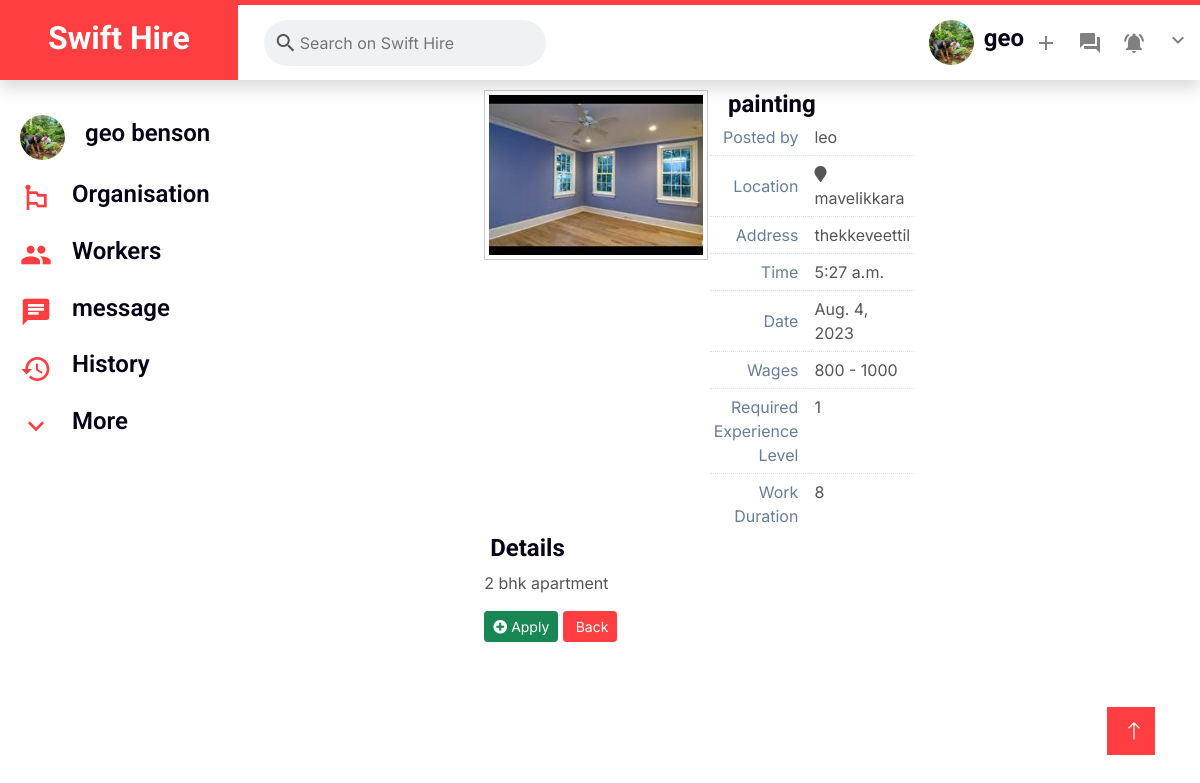
Screenshot of /job_single/10 (signed in) with the database file from the repository.
### main/models.py (models this page shows, shortened)
class Worker(AbstractBaseUser):
    first_name = models.CharField(max_length=150)
    last_name = models.CharField(max_length=150)
    email = models.EmailField()
    username =models.CharField(max_length=100,unique=True)
    password = models.CharField(max_length=128)
    phone_no =models.CharField(max_length=100,unique=True)
    location =models.CharField(max_length=150)
    user_image =models.ImageField(upload_to="workerProfile")
    dob =models.DateField(null=True)
    user_bio=models.CharField(max_length=150)
    type=models.CharField(max_length=100,default='worker')
    address=models.CharField(max_length=300)
    job_title=models.CharField(max_length=150,null= True)
    catagory=models.CharField(max_length=150,null= True)
    experience=models.CharField(max_length=150,null= True)
    skill_1 =models.CharField(max_length=150,null= True)
    skill_2 =models.CharField(max_length=150,null= True)
    skill_3 =models.CharField(max_length=150,null= True)
    id_proof=models.ImageField(upload_to="workerfile")
    exp_proof=models.ImageField(upload_to="workerfile")
    cv=models.ImageField(upload_to="workerfile")
    is_approved=models.BooleanField(null= True)
    status=models.CharField(max_length=100,null= True)
    is_report=models.BooleanField(null= True,default=True)

class Job_post(models.Model):
    post_id=models.AutoField(primary_key=True)
    user = models.ForeignKey(User, on_delete=models.CASCADE)
    job_title=models.CharField(max_length=150)
    job_description=models.CharField(max_length=350)
    location=models.CharField(max_length=150)
    address=models.CharField(max_length=250)
    time=models.TimeField()
    date=models.DateField()
    min_wage=models.CharField(max_length=150)
    max_wage=models.CharField(max_length=150)
    exp_lvl=models.CharField(max_length=150)
    expected_time=models.CharField(max_length=100)
    valid=models.BooleanField(null=True)
    photo=models.ImageField(upload_to="job_post")

class User(AbstractBaseUser):
    id=models.AutoField(primary_key=True)
    first_name = models.CharField(max_length=150)
    last_name = models.CharField(max_length=150)
    email = models.EmailField()
    username =models.CharField(max_length=100,unique=True)
    password = models.CharField(max_length=128)
    phone_no =models.CharField(max_length=100,unique=True)
    location =models.CharField(max_length=150)
    user_image =models.ImageField(upload_to="userProfile")
    dob =models.DateField(null=True)
    user_bio=models.CharField(max_length=150)
    type=models.CharField(max_length=100,default='user')
    address=models.CharField(max_length=300)
    def __str__(self):
        return self.username

### main/views.py (the view)
# urls.py: path('job_single/<id>',job_single,name="job_single"),
def job_single(request,id):
   username = request.session.get('username')
   worker=Worker.objects.get(username = username)
   post=Job_post.objects.get(post_id = id)
   context = {'worker':worker , 'post':post}
   return render(request,"job_single.html",context)

### main/templates/job_single.html (shortened to what this page needs)
{%load static%}
<!DOCTYPE html>
<html lang="en">
<head>
  <link href="{%static 'css/style(3).css'%}" rel="stylesheet" type="text/css">
  <link href="https://cdnjs.cloudflare.com/ajax/libs/font-awesome/5.10.0/css/all.min.css" rel="stylesheet">
  <link href="https://cdn.jsdelivr.net/npm/bootstrap-icons@1.4.1/font/bootstrap-icons.css" rel="stylesheet">
  <link href="{%static 'lib/animate/animate.min.css' %}" rel="stylesheet">
  <link href="{%static 'lib/owlcarousel/assets/owl.carousel.min.css' %}" rel="stylesheet">
  <link href="{%static 'css/bootstrap.min.css' %}" rel="stylesheet">
  <a href="#" class="btn btn-lg btn-primary btn-lg-square rounded-0 back-to-top"><i class="bi bi-arrow-up"></i></a>
</head>
<body>
    <nav class="navbar navbar-expand-lg bg-white navbar-light shadow border-top border-5 border-primary sticky-top p-0">
        <div class="header__left">
            <a href="index.html" class="navbar-brand bg-primary d-flex align-items-center px-4 px-lg-5">
                <h2 class="mb-2 text-white">Swift Hire</h2>
            </a>
            <div class="header__input">
              <span class="material-icons"> search </span>
              <input type="text" placeholder="Search on Swift Hire" />
            </div>
          </div>
        <div class="collapse navbar-collapse" id="navbarCollapse">
            <div class="navbar-nav ms-auto p-4 p-lg-0">
                <div class="header__right">
                    <div class="header__info">
                      <img
                        class="user__avatar"
                        src="/media/{{worker.user_image}}"
                        alt=""
                        width="45"
                        height="45"
                      />
                      <h4>{{worker.username}}</h4>
                    </div>
                    <span class="material-icons"> add </span>
                    <span class="material-icons"> forum </span>
                    <span class="material-icons"> notifications_active </span>
                    <div class="nav-item dropdown">
                    <span href="#" class="material-icons" data-bs-toggle="dropdown" style="pointer-events: none;"> expand_more </span>
                    </div>
                  </div>
                </div>
            </div>
    </nav>
    <div class="main__body ">
        <div class="sidebar">
          <div class="sidebarRow">
            <img
              class="user__avatar"
              src="/media/{{worker.user_image}}"
              alt="" width="45" height="45"
            />
            <h4>{{worker.first_name}} {{worker.last_name}}</h4>
          </div>
          <div class="sidebarRow">
            <span class="material-icons"> emoji_flags </span>
            <h4>Organisation</h4>
          </div>
          <div class="sidebarRow">
            <span class="material-icons"> people </span>
            <h4>Workers</h4>
          </div>
          <div class="sidebarRow">
            <span class="material-icons"> chat </span>
            <h4>message</h4>
          </div>
          <div class="sidebarRow">
            <span class="material-icons"> history </span>
            <h4>History</h4>
          </div>
          <div class="sidebarRow">
            <span class="material-icons"> expand_more </span>
            <h4>More</h4>
          </div>
        </div>
       <div class="feed">
        <div id="home" class="tab-pane in active">
            <div class="row">
                <div class="col-xs-12 col-sm-3 center">
                    <span class="">
                        <img class="profile-picture" alt=" Avatar" id="avatar2" src="/media/{{post.photo}}">
                    </span>
                </div>
                <div class="col-xs-12 col-sm-9">
                    <h4 class="blue profile-user-info">
                        <span class="middle">{{post.job_title}}</span>
                    </h4>
                    <div class="profile-user-info">
                        <div class="profile-info-row">
                            <div class="profile-info-name"> Posted by </div>
                            <div class="profile-info-value">
                                <span>{{post.user}}</span>
                            </div>
                        </div>
                        <div class="profile-info-row">
                            <div class="profile-info-name"> Location</div>
                            <div class="profile-info-value">
                                <i class="fa fa-map-marker light-orange bigger-110"></i>
                                <span>{{post.location}}</span>
                            </div>
                        </div>
                        <div class="profile-info-row">
                            <div class="profile-info-name"> Address </div>
                            <div class="profile-info-value">
                                <span>{{post.address}}</span>
                            </div>
                        </div>
                        <div class="profile-info-row">
                          <div class="profile-info-name"> Time </div>
                          <div class="profile-info-value">
                              <span>{{post.time}}</span>
                          </div>
                      </div>
                      <div class="profile-info-row">
                        <div class="profile-info-name"> Date </div>
                        <div class="profile-info-value">
                            <span>{{post.date}}</span>
                        </div>
                    </div>
                    <div class="profile-info-row">
                      <div class="profile-info-name"> Wages </div>
                      <div class="profile-info-value">
                          <span>{{post.min_wage}} - {{post.max_wage}}</span>
                      </div>
                  </div>
                        <div class="profile-info-row">
                            <div class="profile-info-name">Required Experience Level </div>
                            <div class="profile-info-value">
                                <span>{{post.exp_lvl}}</span>
                            </div>
                        </div>
                        <div class="profile-info-row">
                            <div class="profile-info-name"> Work Duration </div>
                            <div class="profile-info-value">
                                <span>{{post.expected_time}}</span>
                            </div>
                        </div>
                    </div>
                </div>
            </div>
            <div class="row">
                <div class="col-xs-12 col-sm-12">
                    <div class="widget-box transparent">
                        <div class="widget-header widget-header-small">
                            <h4 class="widget-title smaller">
                                Details
                            </h4>
                        </div>
                        <div class="widget-body">
                            <div class="widget-main">
                                <p>
                                   {{post.job_description}}
                                </p>
                            </div>
                    <a href="/notify/{{post.post_id}}" class="btn btn-sm btn-block btn-success">
                        <i class="ace-icon fa fa-plus-circle bigger-120"></i>
                        <span class="bigger-110">Apply</span>
                    </a>
                    <a href="#" class="btn btn-sm btn-block btn-primary">
                        <span class="bigger-110">Back</span>
                    </a>
                        </div>
                    </div>
                </div>
            </div>
        </div>
    </div>
      </div>
</body>
</html>

### main/static/css/style(3).css (style rules this page uses)
:root { --primary: #FF3E41; --secondary: #51CFED; --light: #F8F2F0; --dark: #060315; }
*, *::before, *::after { box-sizing: border-box; }
.back-to-top { position: fixed; display: none; right: 45px; bottom: 45px; z-index: 99; }
.btn { font-weight: 600; transition: .5s; }
.btn.btn-primary, .btn.btn-secondary { color: #FFFFFF; }
.btn-lg-square { width: 48px; height: 48px; }
.btn-square, .btn-sm-square, .btn-lg-square { padding: 0; display: flex; align-items: center; justify-content: center; font-weight: normal; }
.navbar-light .navbar-brand, .navbar-light a.btn { height: 75px; }
.navbar-light.sticky-top { top: -100px; transition: .5s; right: 0; }
* { margin: 0; box-sizing: border-box; }
.user__avatar { border-radius: 50%; width: 45px; }
.header__left { display: flex; align-items: center; justify-content: space-evenly; }
.header__input { display: flex; align-items: center; background-color: #eff2f5; padding: 10px; margin-left: 10px; border-radius: 999px; }
.header__input input { border: none; background-color: transparent; outline-width: 0; }
.header__info { display: flex; align-items: center; }
.header__info h4 { margin-left: 10px; }
.header__right { display: flex; align-items: center; }
.header__right .material-icons { color: gray; margin: 0 10px; right: 0; }
.sidebarRow { display: flex; align-items: center; padding: 10px; cursor: pointer; }
.sidebarRow h4 { margin-left: 20px; font-weight: 600; }
.sidebarRow .material-icons { font-size: xx-large; color: #FF3E41; }
.main__body { display: flex; }
body { background-color: #f1f2f5; }
.feed { flex: 1; padding: 30px 100px; display: flex; flex-direction: column; justify-content: center; align-items: center; }
.sidebar { padding: 25px 10px; flex: 0.33; }
@media (min-width: 769px) and (max-width: 1440px) { .feed { width: 50%; padding: 10px 50px; } }
html, .button { background: none; border: none; outline: none; cursor: pointer; transition: background-color ease 0.2s; }

### main/templates/job_single.html (style rules this page uses)
.profile-user-info { display: table; width: 98%; width: calc(50% - 24px); margin: 0 auto }
.profile-info-row { display: table-row }
.profile-info-name, .profile-info-value { display: table-cell; border-top: 1px dotted #D5E4F1 }
.profile-info-name { text-align: right; padding: 6px 10px 6px 4px; font-weight: 400; color: #667E99; background-color: transparent; width: 110px; vertical-align: middle }
.profile-info-value { padding: 6px 4px 6px 6px }
.profile-info-row:first-child .profile-info-name, .profile-info-row:first-child .profile-info-value { border-top: none }
.profile-picture { border: 1px solid #CCC; background-color: #FFF; padding: 4px; display: inline-block; max-width: 200%; max-height: 200%; -webkit-box-sizing: border-box; -moz-box-sizing: border-box; box-sizing: border-box; box-shadow: 1px 1px 1px rgba(246, 242, 242, 0.15) }

### rows the page displays
Worker: user_image (picture), username "geo", first_name "geo", last_name "benson"
Job_post: photo (picture), job_title "painting", user "leo", location "mavelikkara", address "thekkeveettil", time "5:27 a.m.", date "Aug. 4, 2023", min_wage "800", max_wage "1000", exp_lvl "1", expected_time "8", job_description "2 bhk apartment"
